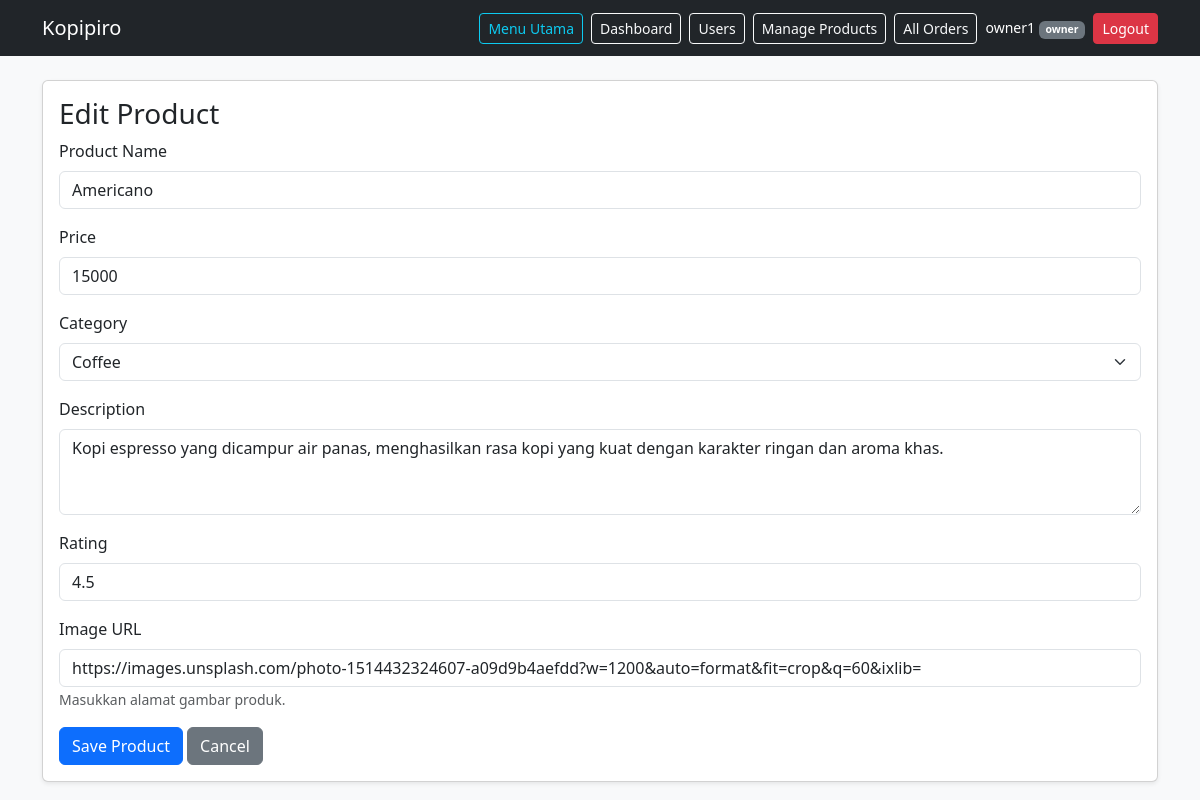
The page /product_form.php?id=2 (signed in) on the database its author committed.
### tables this page shows
CREATE TABLE `product` (
  `id` int(11) NOT NULL,
  `name` varchar(100) NOT NULL,
  `price` int(11) NOT NULL,
  `url_image` varchar(500) NOT NULL,
  `category` varchar(50) NOT NULL DEFAULT 'Coffee',
  `description` text DEFAULT NULL,
  `rating` decimal(2,1) DEFAULT 0.0
);

### product_form.php (the view, shortened to what this page needs)
<?php
include 'config.php';
$id = isset($_GET['id']) ? (int) $_GET['id'] : 0;
$name = "";
$price = "";
$category = "Coffee";
$description = "";
$rating = 0;
$url_image = "";
if ($id > 0) {
    $stmt = mysqli_prepare($conn, "SELECT * FROM product WHERE id = ?");
    mysqli_stmt_bind_param($stmt, "i", $id);
    mysqli_stmt_execute($stmt);
    $result = mysqli_stmt_get_result($stmt);
    $product = mysqli_fetch_assoc($result);
    $name = $product['name'];
    $price = $product['price'];
    $category = $product['category'];
    $description = $product['description'];
    $rating = $product['rating'];
    $url_image = $product['url_image'];
}
?>
<!DOCTYPE html>
<html lang="en">
<head>
    <link href="https://cdn.jsdelivr.net/npm/bootstrap@5.3.3/dist/css/bootstrap.min.css" rel="stylesheet">
</head>
<body class="bg-light">
<?php include 'navbar.php'; ?>
<div class="container mt-4">
    <div class="card shadow-sm">
        <div class="card-body">
            <h3><?= $id > 0 ? "Edit Product" : "Add Product" ?></h3>
            <form method="POST">
                <div class="mb-3">
                    <label class="form-label">Product Name</label>
                    <input type="text" name="name" class="form-control"
                           value="<?= htmlspecialchars($name) ?>" required>
                </div>
                <div class="mb-3">
                    <label class="form-label">Price</label>
                    <input type="number" name="price" class="form-control"
                           value="<?= htmlspecialchars((string)$price) ?>" min="0" required>
                </div>
                <div class="mb-3">
                    <label class="form-label">Category</label>
                    <select name="category" class="form-select">
                        <option value="Coffee" <?= $category === 'Coffee' ? 'selected' : '' ?>>Coffee</option>
                    </select>
                </div>
                <div class="mb-3">
                    <label class="form-label">Description</label>
                    <textarea name="description" class="form-control" rows="3"><?= htmlspecialchars($description) ?></textarea>
                </div>
                <div class="mb-3">
                    <label class="form-label">Rating</label>
                    <input type="number" name="rating" class="form-control"
                           min="0" max="5" step="0.1"
                           value="<?= htmlspecialchars((string)$rating) ?>">
                </div>
                <div class="mb-3">
                    <label class="form-label">Image URL</label>
                    <input type="text" name="url_image" class="form-control"
                           value="<?= htmlspecialchars($url_image) ?>">
                    <small class="text-muted">Masukkan alamat gambar produk.</small>
                </div>
                <button type="submit" name="save" class="btn btn-primary">Save Product</button>
                <a href="products.php" class="btn btn-secondary">Cancel</a>
            </form>
        </div>
    </div>
</div>
</body>
</html>

### rows shown on the page
product: name "Americano", price "15000", category "Coffee", description "Kopi espresso yang dicampur air panas, menghasilkan rasa kopi yang kuat dengan karakter ringan dan aroma khas.", rating "4.5", url_image "https://images.unsplash.com/photo-1514432324607-a09d9b4aefdd?w=1200&auto=format&fit=crop&q=60&ixlib="

### other values the page prints
$_SESSION['username'] "owner1"
$_SESSION['role'] "owner"
